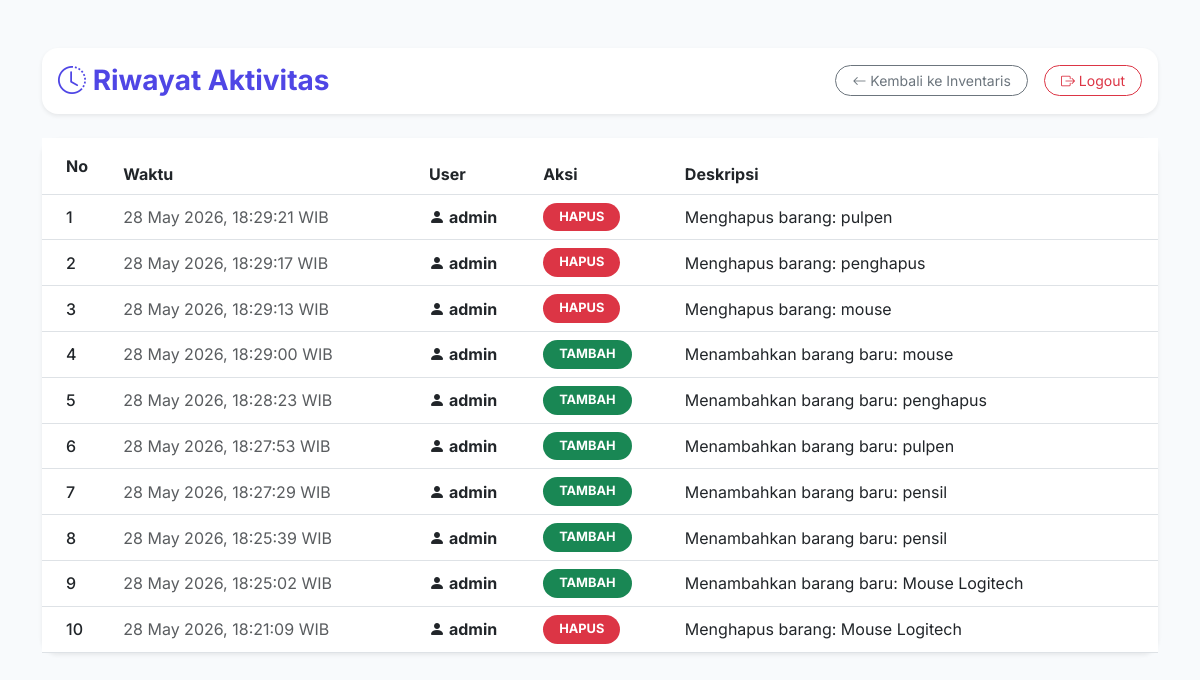
Screenshot of /log_aktivitas.php (signed in) with the database file from the repository.
### tables this page shows
CREATE TABLE log_aktivitas (
  id INT(11) NOT NULL AUTO_INCREMENT,
  username VARCHAR(50) NOT NULL,
  aksi VARCHAR(50) NOT NULL,
  deskripsi TEXT NOT NULL,
  waktu TIMESTAMP NOT NULL DEFAULT CURRENT_TIMESTAMP,
  PRIMARY KEY (id)
);

### log_aktivitas.php (the view, shortened to what this page needs)
<?php
require 'config.php';
 $stmt = $pdo->query("SELECT * FROM log_aktivitas ORDER BY waktu DESC");
 $logs = $stmt->fetchAll(PDO::FETCH_ASSOC);
?>
<!DOCTYPE html>
<html lang="id">
<head>
    <link href="https://cdn.jsdelivr.net/npm/bootstrap@5.3.0/dist/css/bootstrap.min.css" rel="stylesheet">
    <link href="https://cdn.jsdelivr.net/npm/bootstrap-icons@1.10.5/font/bootstrap-icons.css" rel="stylesheet">
</head>
<body>
<div class="container mt-5 mb-5">
    <div class="d-flex justify-content-between align-items-center mb-4 p-3 bg-white rounded-4 shadow-sm">
        <h3 class="fw-bold mb-0" style="color: #4f46e5;"><i class="bi bi-clock-history"></i> Riwayat Aktivitas</h3>
        <div class="d-flex align-items-center gap-3">
            <a href="dashboard.php" class="btn btn-outline-secondary btn-sm rounded-pill px-3"><i class="bi bi-arrow-left"></i> Kembali ke Inventaris</a>
            <a href="logout.php" class="btn btn-outline-danger btn-sm rounded-pill px-3"><i class="bi bi-box-arrow-right"></i> Logout</a>
        </div>
    </div>
    <div class="card shadow-sm border-0 rounded-4">
        <div class="card-body p-0">
            <div class="table-responsive">
                <table class="table table-hover align-middle mb-0">
                    <thead class="table-premium">
                        <tr>
                            <th class="ps-4 py-3">No</th>
                            <th>Waktu</th>
                            <th>User</th>
                            <th>Aksi</th>
                            <th>Deskripsi</th>
                        </tr>
                    </thead>
                    <tbody>
                        <?php $no = 1; foreach($logs as $log): ?>
                        <tr>
                            <td class="ps-4 fw-medium"><?= $no++; ?></td>
                            <td class="text-muted" style="min-width: 180px;"><?= date('d M Y, H:i:s', strtotime($log['waktu'])); ?> WIB</td>
                            <td>
                                <span class="fw-bold text-dark"><i class="bi bi-person-fill"></i> <?= htmlspecialchars($log['username']); ?></span>
                            </td>
                            <td>
                                <?php
                                    $aksi = $log['aksi'];
                                    $badge_class = 'bg-secondary';
                                    if($aksi == 'TAMBAH') $badge_class = 'bg-success';
                                    if($aksi == 'HAPUS') $badge_class = 'bg-danger';
                                ?>
                                <span class="badge rounded-pill <?= $badge_class; ?> px-3 py-2" style="font-size: 0.8rem;"><?= $aksi; ?></span>
                            </td>
                            <td><?= htmlspecialchars($log['deskripsi']); ?></td>
                        </tr>
                        <?php endforeach; ?>
                    </tbody>
                </table>
            </div>
        </div>
    </div>
</div>
</body>
</html>

### log_aktivitas.php (style rules this page uses)
body { font-family: 'Inter', sans-serif; background-color: #f8fafc; color: #334155; }

### rows the page displays
log_aktivitas: waktu "28 May 2026, 18:29:21", username "admin", aksi "HAPUS", deskripsi "Menghapus barang: pulpen"
log_aktivitas: waktu "28 May 2026, 18:29:17", username "admin", aksi "HAPUS", deskripsi "Menghapus barang: penghapus"
log_aktivitas: waktu "28 May 2026, 18:29:13", username "admin", aksi "HAPUS", deskripsi "Menghapus barang: mouse"
log_aktivitas: waktu "28 May 2026, 18:29:00", username "admin", aksi "TAMBAH", deskripsi "Menambahkan barang baru: mouse"
log_aktivitas: waktu "28 May 2026, 18:28:23", username "admin", aksi "TAMBAH", deskripsi "Menambahkan barang baru: penghapus"
log_aktivitas: waktu "28 May 2026, 18:27:53", username "admin", aksi "TAMBAH", deskripsi "Menambahkan barang baru: pulpen"
log_aktivitas: waktu "28 May 2026, 18:27:29", username "admin", aksi "TAMBAH", deskripsi "Menambahkan barang baru: pensil"
log_aktivitas: waktu "28 May 2026, 18:25:39", username "admin", aksi "TAMBAH", deskripsi "Menambahkan barang baru: pensil"
log_aktivitas: waktu "28 May 2026, 18:25:02", username "admin", aksi "TAMBAH", deskripsi "Menambahkan barang baru: Mouse Logitech"
log_aktivitas: waktu "28 May 2026, 18:21:09", username "admin", aksi "HAPUS", deskripsi "Menghapus barang: Mouse Logitech"
